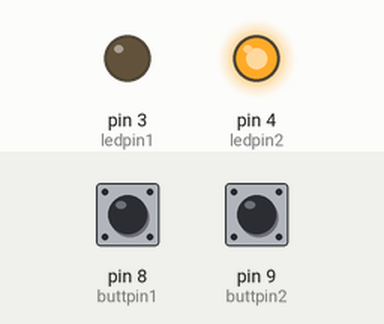
Simulated run of this sketch. Board: Arduino Uno, built with avr-gcc and run on an emulated ATmega328P. Parts: output pins drawn as LEDs (lit = HIGH). Dashed ring = blinking. The test bench sets the inputs (shaded band); at power-on: pin 8 (buttpin1) HIGH, pin 9 (buttpin2) HIGH. Random numbers use the default seed unless the sketch sets one.

Above: at 1.2 s.
1.3 s: pin 8 (buttpin1) pulled LOW for 0.15 s
At 1.54 s:
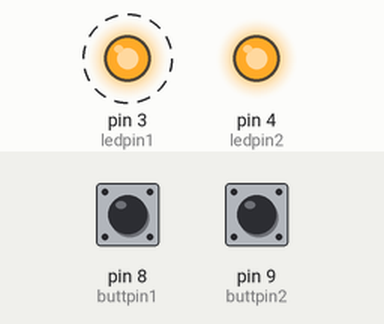
4.4 s: pin 9 (buttpin2) pulled LOW for 0.15 s
At 5.6 s:
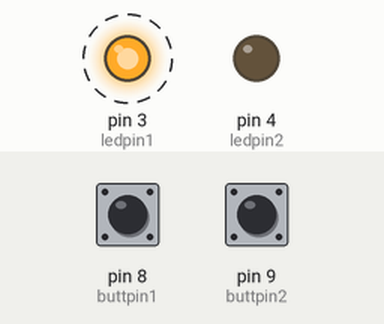
7.4 s: pin 9 (buttpin2) pulled LOW for 1 s
At 7.59 s:
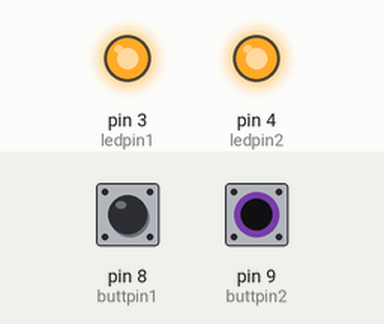
11.2 s: pin 9 (buttpin2) pulled LOW for 3.2 s
At 12.04 s:
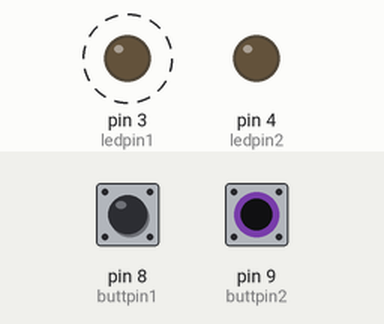
15.9 s: pin 8 (buttpin1) pulsed LOW 5 times (0.12 s each, 0.3 s apart)
20.1 s: pin 9 (buttpin2) pulled LOW for 0.15 s
At 20.72 s:
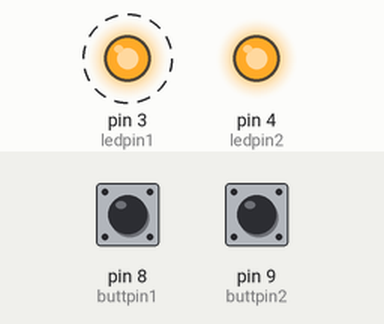
Timing chart, 0 to 24.1 s (numbered marks = the images above; inputs shaded):
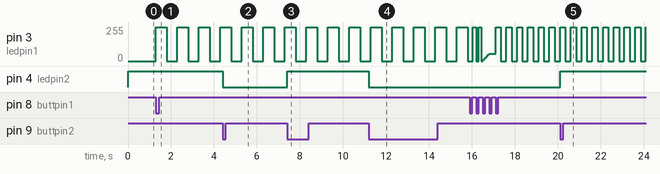

Measured:
- after the input at 1.3 s, pin 3 (ledpin1): alternates 255/255 for 0.50 s and 0/255 for 0.50 s, starting at once
- after the input at 4.4 s, pin 4 (ledpin2): HIGH → LOW at once
- after the input at 7.4 s, pin 4 (ledpin2): LOW → HIGH at once
- after the input at 11.2 s, pin 4 (ledpin2): HIGH → LOW at once
- after the input at 20.1 s, pin 4 (ledpin2): LOW → HIGH at once

The sketch:

Aflevering_6-12-17.ino
```cpp
// *****************
// Thomas Therkelsen
// 06/12-2017
// *****************

// *****************************************************************************
// Aflevering:

// Krav: Knapper skal være på pin 8 og 9     LED'er skal være på pins 3 og 4.

// Knap 8 skal skifte mellem forskellige modes på LED'en på pin 3:
// 1. blink 500 ms
// 2. blink 250 ms
// 3. blink random (100-500 ms)
// 4. fade op & ned

// Knap 9 skal toggle mellem tænd og sluk på LED'en på pin 4.
// *****************************************************************************


//  Her sætter jeg knap pins samt LED pins med ints, så jeg bare kan ændre på navnet i koden, i stedet for, at skulle skrive tallet.
int buttpin1 = 8;
int buttpin2 = 9;

int ledpin1 = 3;
int ledpin2 = 4;

// Her laver jeg int's som fortæller om LED'erne er tændt eller slukket.
int ledState1 = LOW;
int ledState2 = LOW;

// Her laver jeg bools som fortæller om knapper er trykket ned eller ikke er.
bool pressed = true;
bool checkState = false;

bool checkState2 = false;

// Her laver jeg ints som den fjerde mode skal bruge til at fade op og ned med. Én som bestæmmer hvor meget LED'en skal lyse og en anden der bestemmer hvor hurtigt den skal fade med.
int brightness = 0;
int fadeAmount = 5;

int mode = 0;

// Her laver jeg en unsigned long som indeholder mængden af millisekunder LED'en skal have som delay.
unsigned long timer = 500;
// Her laver jeg en unsigned long som tæller hvor længe det er siden, at LED'en blinkede sidst.
unsigned long ledTidSiden = 0;
// De to ovenstående unsigned long's skal bruges til at lave timer.

void setup() {
// Her sætter jeg LED pins til at kunne sende et output.
  pinMode(ledpin1, OUTPUT);
  pinMode(ledpin2, OUTPUT);

// Her sætter jeg knap pins til at kunne sende et input, med pullup mode for at undgå støj på læsningen af knappen.
  pinMode(buttpin2, INPUT_PULLUP);
  pinMode(buttpin1, INPUT_PULLUP);
}

void loop() {
// Toggle mellem forskelluge modes----------------------------------------------------------------------------------

// Koden herunder gør, at hvis der trykkes på knap nummer 1, så lægges der 1 til int'en kaldet mode.
  if (digitalRead(buttpin1) == LOW && checkState2 == false)
  {
    mode += 1;
  }

  if (digitalRead(buttpin1) == LOW && checkState2 == false)
  {
    checkState2 = true;
  }

  if (digitalRead(buttpin1) == HIGH && checkState2 == true)
  {
    checkState2 = false;
  }

// Koden herunder starter med at definere timeren på 500ms.
  if (mode == 1) {
    unsigned long tidSidenStart = millis();

    timer = 500;

// Her tjekker den om der er gået 500ms siden sidst hvor LED'en blinkede, hvis der er det, så sætter den ledTidSiden lig med tidSidenStart så den også er læsbar næste gang loop'et køres igennem.
  if (tidSidenStart - ledTidSiden >= timer) {

      ledTidSiden = tidSidenStart;

// Her sætter den ledState til at være HIGH hvis den er LOW og LOW hvis den er HIGH. Altså tænder eller slukker LED'en, afhængig af hvad den gjorde sidst den kørte loopet igennem.
  if (ledState1 == LOW) {

      ledState1 = HIGH;

  } else {

      ledState1 = LOW;

  }
// Til sidst outputter ledpin1 værdien for ledState1.
      digitalWrite(ledpin1, ledState1);

  }
 }
// Koden herunder starter med at definere timeren på 250ms.
   if (mode == 2) {
    unsigned long tidSidenStart = millis();

    timer = 250;
// Her tjekker den om der er gået 250ms siden sidst hvor LED'en blinkede, hvis der er det, så sætter den ledTidSiden lig med tidSidenStart så den også er læsbar næste gang loop'et køres igennem.
  if (tidSidenStart - ledTidSiden >= timer) {

      ledTidSiden = tidSidenStart;

  if (ledState1 == LOW) {

      ledState1 = HIGH;

  } else {

      ledState1 = LOW;

  }
// Her sætter den ledState til at være HIGH hvis den er LOW og LOW hvis den er HIGH. Altså tænder eller slukker LED'en, afhængig af hvad den gjorde sidst den kørte loopet igennem.
      digitalWrite(ledpin1, ledState1);

  }
 }
// Koden herunder starter med at definere timeren på et tilfældigt tal mellem 100ms og 500ms, den bliver sat for hver gang arduinoen har kørt loop igennem, så LED'en blinker med et tilfældigt delay hver gang.
   if (mode == 3) {
    unsigned long tidSidenStart = millis();

    timer = random(100,500);
// Her tjekker den om der er gået timerens værdi siden sidst hvor LED'en blinkede, hvis der er det, så sætter den ledTidSiden lig med tidSidenStart så den også er læsbar næste gang loop'et køres igennem.
  if (tidSidenStart - ledTidSiden >= timer) {

      ledTidSiden = tidSidenStart;

  if (ledState1 == LOW) {

      ledState1 = HIGH;

  } else {

      ledState1 = LOW;

  }
// Her sætter den ledState til at være HIGH hvis den er LOW og LOW hvis den er HIGH. Altså tænder eller slukker LED'en, afhængig af hvad den gjorde sidst den kørte loopet igennem.
      digitalWrite(ledpin1, ledState1);

  }
 }
// Koden herunder starter med at definere timeren på 30ms.
   if (mode == 4) {

     unsigned long tidSidenStart = millis();

    timer = 30;
// Her tjekker den om der er gået 30ms værdi siden sidst hvor LED'en blinkede, hvis der er det, så sætter den ledTidSiden lig med tidSidenStart så den også er læsbar næste gang loop'et køres igennem.
// Derudover sætter den også den nye lysstyrke for LED'en der skal fade.
  if (tidSidenStart - ledTidSiden >= timer) {
  ledTidSiden = tidSidenStart;
  brightness = brightness + fadeAmount;

// Her tjekker den om brightness er over under eller lig med 0, eller over eller lig med 255, og i så fald sætter den fadeAmount lig med minus sig selv, så den 'vender faden om'.
  }
  if (brightness <= 0 || brightness >= 255) {
    fadeAmount = -fadeAmount;
  }
// Her skriver den den satte brightness til LED'en.
  analogWrite(ledpin1, brightness);
 }
// Her sætter den mode int'en tilbage til 1, hvis den kommer over 4, så den fortsætter med at loop igennem modes.
 if (mode > 4) {

  mode = 1;

  }

// Toggle mellem tænd og sluk --------------------------------------------------------------------------------------

// Dette stykke kode tjekker om knappen bliver trykket på, og hvis den gør det, så skifter den mellem tænd og sluk på LED nummer 2.
  if (digitalRead(buttpin2) == LOW && checkState == false)
  {
    pressed = !pressed;
  }

  if (digitalRead(buttpin2) == LOW && checkState == false)
  {
    checkState = true;
  }


  if (digitalRead(buttpin2) == HIGH && checkState == true)
  {
    checkState = false;
  }

  if (pressed == true)
  {
    digitalWrite(ledpin2, HIGH);
  } else {
    digitalWrite(ledpin2, LOW);
  }


}
```
